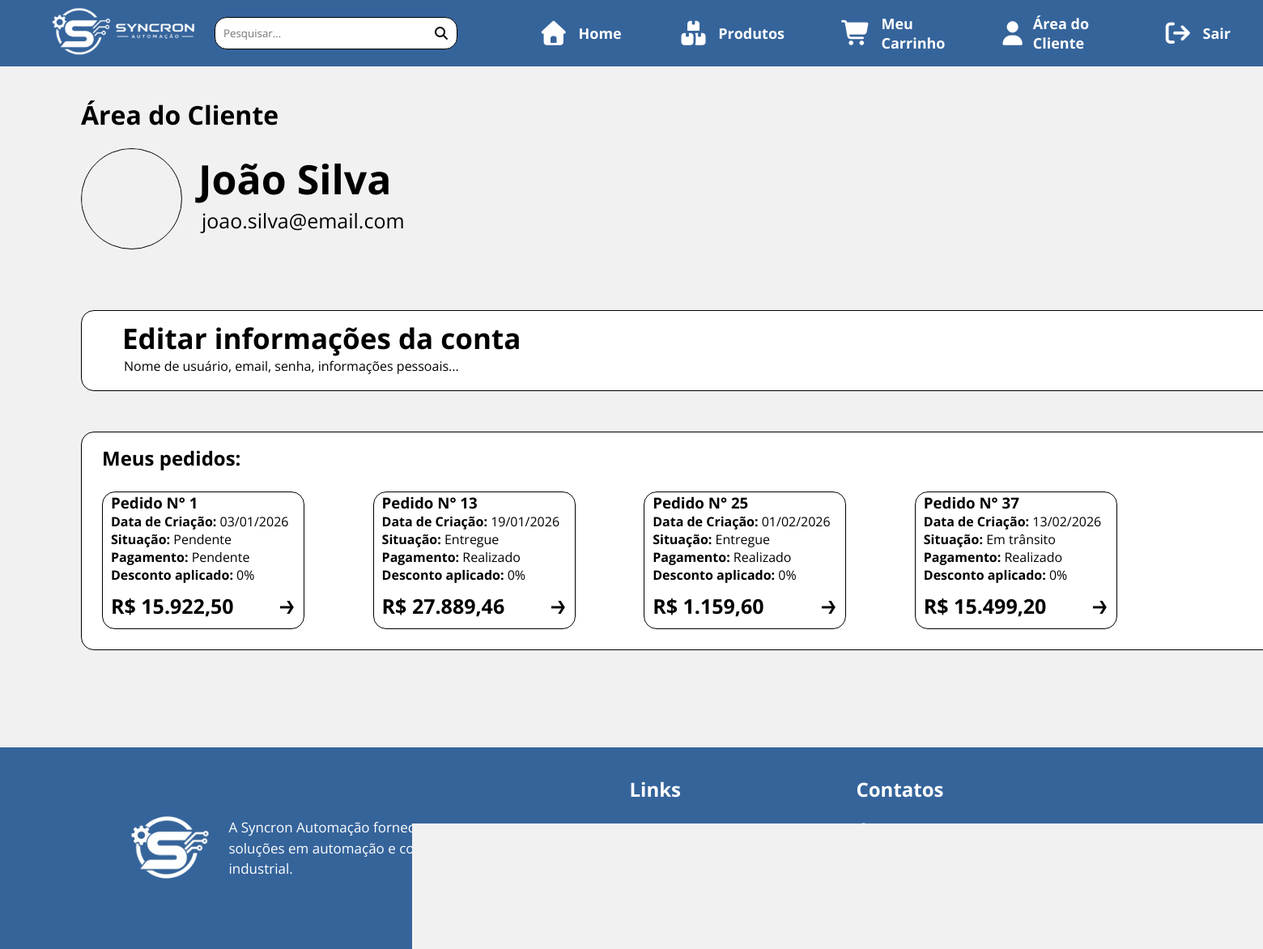
/pages/area-cliente.php (signed in), run on the app's committed database.
### tables this page shows
CREATE TABLE `pedidos` (
  `id_pedido` int(11) NOT NULL,
  `id_cliente` int(11) NOT NULL,
  `data_pedido` date NOT NULL DEFAULT curdate(),
  `status_pagamento` enum('Pendente','Realizado') NOT NULL,
  `status_geral` enum('Pendente','Em trânsito','Entregue','Cancelado') NOT NULL,
  `desconto_aplicado` int(11) NOT NULL
);

### pages/area-cliente.php (the view, shortened to what this page needs)
<?php
require_once "../includes/crud.php";
$id_cliente = $_SESSION['id_cliente'];
?>
<!DOCTYPE html>
<html lang="pt-br">
    <head>
        <?php require_once "../includes/meta-links.php"; ?>
        <link rel="stylesheet" href="../assets/area-cliente.css">
    </head>
    <body>
        <?php include '../includes/header.php'; ?>
        <main class="main-content">
            <div class="top-bar">
                <h1>Área do Cliente</h1>
            </div>
            <article class="profile-box">
                <div class="profile-line">
                    <?php echo '<img src="../'.$_SESSION['foto_perfil'].'" class="profile-photo">'; ?>
                    <div class="profile-info">
                        <h2><?php echo $_SESSION['nome']; ?></h2>
                        <p><?php echo $_SESSION['email']; ?></p>
                    </div>
                </div>
            </article>
            <a href="./editar-usuario.php" class="profile-edit">
                <div class="edit-line">
                    <div class="edit-desc">
                        <h2>Editar informações da conta</h2>
                        <p>Nome de usuário, email, senha, informações pessoais...</p>
                    </div>
                </div>
            </a>
            <article class="order-list">
                <h2>Meus pedidos:</h2>
                <div class="order-line">
                    <?php
                        $count = 0;
                        $sql = "
                            SELECT
                            pedidos.id_pedido,
                                SUM(
                                    itens_pedidos.quantidade_item * itens_pedidos.preco_unitario
                                )
                            AS valor_total,
                            pedidos.data_pedido,
                            pedidos.status_pagamento,
                            pedidos.status_geral,
                            pedidos.desconto_aplicado as desconto
                            FROM pedidos
                            INNER JOIN clientes ON clientes.id_cliente = pedidos.id_cliente
                            INNER JOIN itens_pedidos ON itens_pedidos.id_pedido = pedidos.id_pedido
                            WHERE pedidos.id_cliente = $id_cliente
                            GROUP BY
                                pedidos.id_pedido,
                                pedidos.data_pedido
                                limit 4
                        ";
                        $stmt = $pdo->prepare($sql);
                        $stmt->execute();
                        $dados = $stmt->fetchAll(PDO::FETCH_ASSOC);
                        foreach ($dados as $pedido){
                            $data_formatada = (new DateTime($pedido['data_pedido']))->format('d/m/Y');
                            echo '
                                    <div class="order-box">
                                        <div class="margin-order">
                                            <h3>Pedido N° '.$pedido['id_pedido'].'</h3>
                                            <p><b>Data de Criação: </b>'.$data_formatada.'</p>
                                            <p><b>Situação: </b>'.$pedido['status_geral'].'</p>
                                            <p><b>Pagamento: </b>'.$pedido['status_pagamento'].'</p>
                                            <p><b>Desconto aplicado: </b>'.$pedido['desconto'].'%</p>
                                            <div class="inbox-line">
                                                <h4 class="order-price">R$ '.number_format(($pedido['valor_total'] - (($pedido['valor_total'] / 100) * $pedido['desconto'])), 2, ',', '.').'</h4>
                                                <a href="./detalhes-pedido.php?pedido='.$pedido['id_pedido'].'">
                                                    <img src="../img/arrow.png" class="details-arrow">
                                                </a>
                                            </div>
                                        </div>
                                    </div>
                                ';
                            $count = $count + 1;
                        }
                        if ($count >= 4){
                            echo '
                            <a href="./ver-pedidos.php" class="more-order">
                                <h3>Ver mais</h3>
                                <img src="../img/arrow.png" class="order-arrow">
                            </a>
                            ';
                        }
                    ?>
                </div>
            </article>
        </main>
        <?php include '../includes/footer.php'; ?>
    </body>
</html>

### assets/styles.css (style rules this page uses)
* { margin: 0; padding: 0; box-sizing: border-box; font-family: "Open Sans", Arial, Helvetica, sans-serif; }
body { display: flex; flex-direction: column; min-height: 100vh; background-color: #dcdcdc; }
main { min-height: 100vh; }

### assets/area-cliente.css (style rules this page uses)
.main-content { background-color: #f1f1f1; display: flex; align-items: left; justify-content: left; flex-direction: column; padding-block: 120px; padding-left: 100px; }
.top-bar { display: flex; justify-content: space-between; align-items: flex-end; margin-bottom: 20px; color:black; }
.profile-box { width: 80%; height: 150px; }
.profile-photo { width: 125px; height: 125px; border: 1px solid rgb(0, 0, 0); border-radius: 4rem; overflow: hidden; display: flex; justify-content: center; align-items: center; }
.profile-line { display: flex; align-items: center; gap: 20px; }
.profile-info { margin-right: -50px; margin-bottom: 15px; align-items: left; justify-content: left; }
.profile-info h2 { font-size: 50px; }
.profile-info p { font-size: 25px; margin-left: 4px; }
.profile-edit { width: 1700px; height: 100px; background-color: #ffffff; border: 1px solid #000000; border-radius: 1rem; margin-top: 50px; list-style: none; text-decoration: none; color: #000000; }
.edit-line { display: flex; justify-content: space-between; align-items: flex-end; margin-top: 10px; }
.edit-desc { margin-left: 50px; }
.edit-desc h2 { font-size: 35px; }
.edit-desc p { margin-left: 2px; }
.order-list { width: 1700px; height: 270px; background-color: #ffffff; border: 1px solid #000000; border-radius: 1rem; margin-top: 50px; }
.order-list h2 { margin-top: 15px; margin-left: 25px; }
.order-line { display: grid; justify-content: space-around; grid-template-columns: repeat(5,1fr); margin-left: 25px; }
.order-box { width: 250px; height: 170px; background-color: #ffffff; border: 1px solid #000000; border-radius: 1rem; margin-top: 25px; }
.more-order { display: flex; justify-content: space-around; align-items: flex-end; list-style: none; text-decoration: none; color: #000000; margin-bottom: 75px; }
.margin-order { margin-left: 10px; }
.inbox-line { display: flex; justify-content: space-between; align-items: flex-end; margin-top: 10px; }
.order-price { font-size: 25px; }
.details-arrow { width: 20px; height: 20px; margin-right: 10px; }

### data on the page
pedidos: id_pedido "1", data_pedido "03/01/2026", status_geral "Pendente", status_pagamento "Pendente", desconto_aplicado "0", desconto "15.922,50"
pedidos: id_pedido "13", data_pedido "19/01/2026", status_geral "Entregue", status_pagamento "Realizado", desconto_aplicado "0", desconto "27.889,46"
pedidos: id_pedido "25", data_pedido "01/02/2026", status_geral "Entregue", status_pagamento "Realizado", desconto_aplicado "0", desconto "1.159,60"
pedidos: id_pedido "37", data_pedido "13/02/2026", status_geral "Em trânsito", status_pagamento "Realizado", desconto_aplicado "0", desconto "15.499,20"

### other printed values
$_SESSION['nome'] "João Silva"
$_SESSION['email'] "joao.silva@email.com"
